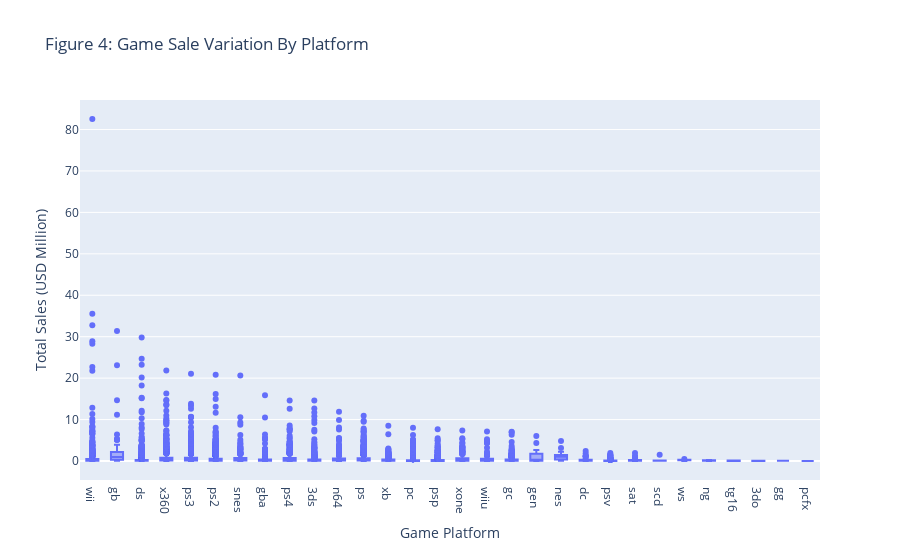

The notebook cell saved with this chart:
### Markdown cell above
#### Are the differences in global sales of games for each platform significant? What about average sales on various platforms?

### Code cell
# Build a box plot of game sale variation by platform
fig4 = px.box(df_filtered, x="platform", y="total_sales", hover_name="name", title='Figure 4: Game Sale Variation By Platform')
fig4.update_layout(xaxis_title='Game Platform', yaxis_title='Total Sales (USD Million)')
fig4.show()

### Figure 1 — Plotly figure (JSON) as saved in the notebook; plotly's stock layout.template omitted (floating-point values rounded to 4 significant figures; data arrays with more than 128 entries replaced by an {"elided": "..."} marker saying what was removed)
{"data": [{"alignmentgroup": "True", "hovertemplate": "<b>%{hovertext}</b><br><br>platform=%{x}<br>total_sales=%{y}<extra></extra>", "hovertext": {"elided": "16239 str values"}, "legendgroup": "", "marker": {"color": "#636efa"}, "name": "", "notched": false, "offsetgroup": "", "orientation": "v", "showlegend": false, "type": "box", "x": {"elided": "16239 str values"}, "x0": " ", "xaxis": "x", "y": {"elided": "16239 float values"}, "y0": " ", "yaxis": "y"}], "layout": {"boxmode": "group", "legend": {"tracegroupgap": 0}, "title": {"text": "Figure 4: Game Sale Variation By Platform"}, "xaxis": {"anchor": "y", "domain": [0, 1], "title": {"text": "Game Platform"}}, "yaxis": {"anchor": "x", "domain": [0, 1], "title": {"text": "Total Sales (USD Million)"}}}}
